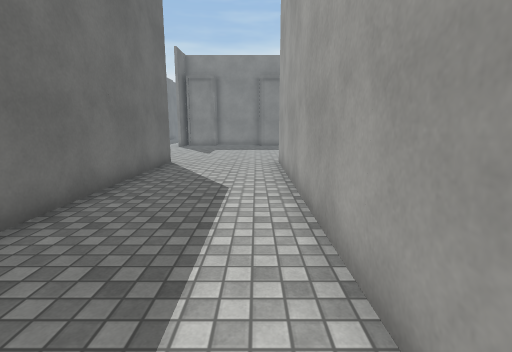
View 1 (above)

21 first-person views from a walk through a scene from a Unity 3-D project. The camera is 1.4 m above the floor, tilts 10° down and sees 85° across. The floor is counted in squares, 1 m on a side. Each view is taken from the middle of a square. On the plan, view 1 faces up. The plan holds only what a view shows up to about 14 squares ahead; the rest is blank. The place goes on beyond the plan. The player is left out. Surface patterns are stand-ins for the level's own textures.

View 2
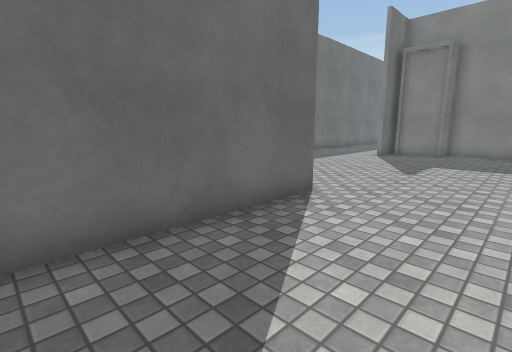

View 3
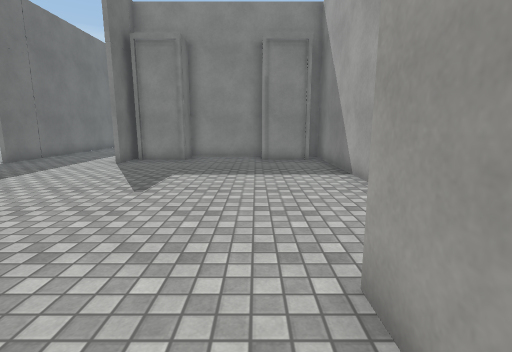

View 4
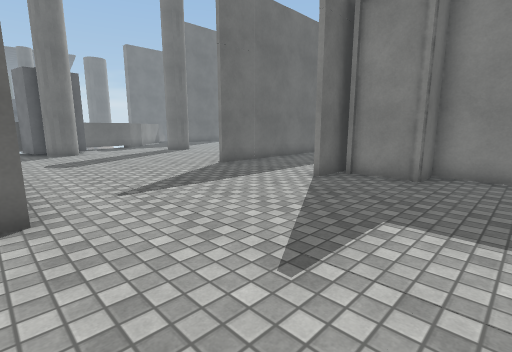

View 5
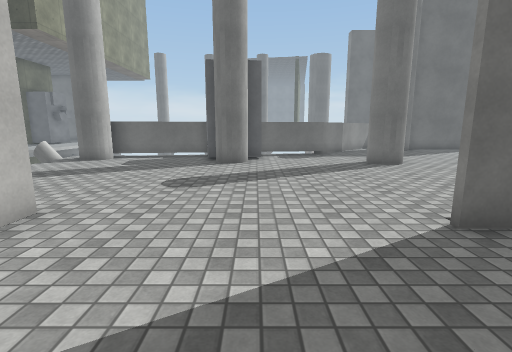

View 6
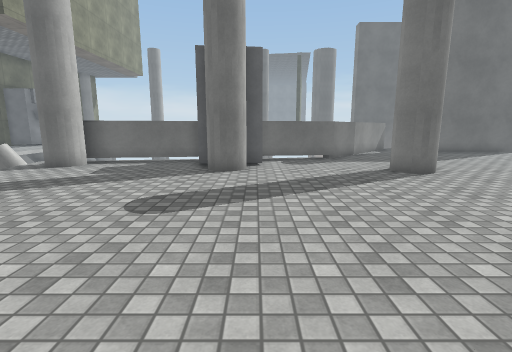

View 7
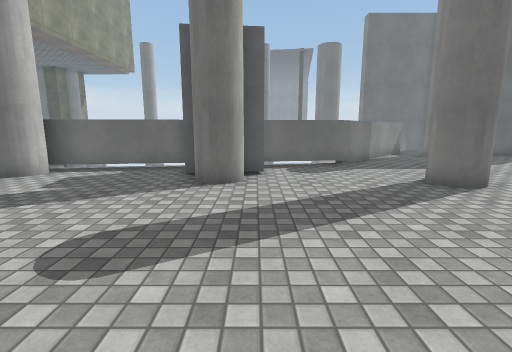

View 8
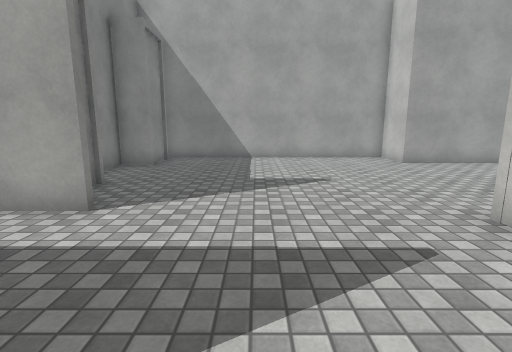

View 9
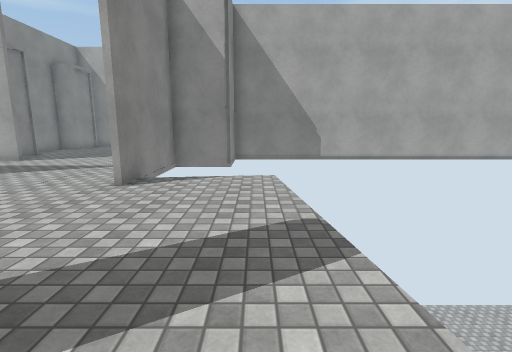

View 10
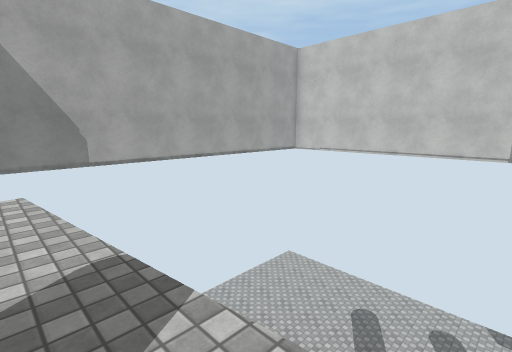

View 11
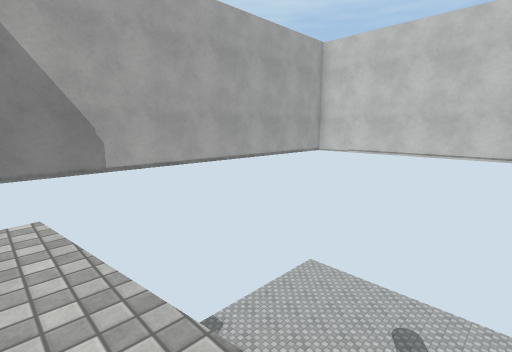

View 12
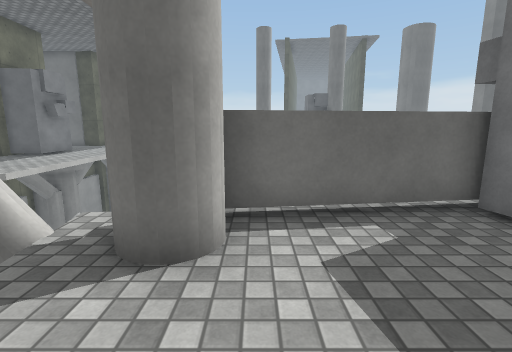

View 13
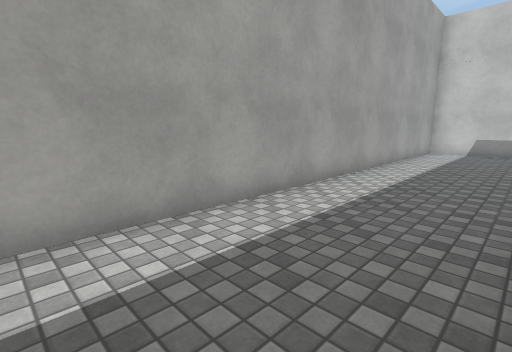

View 14
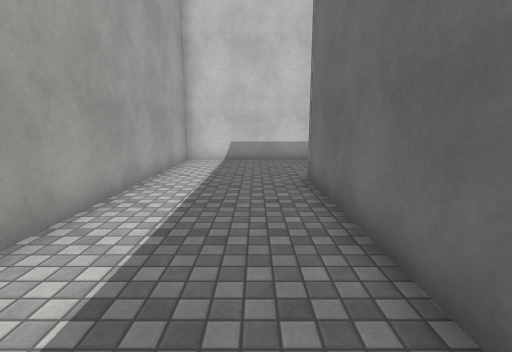

View 15
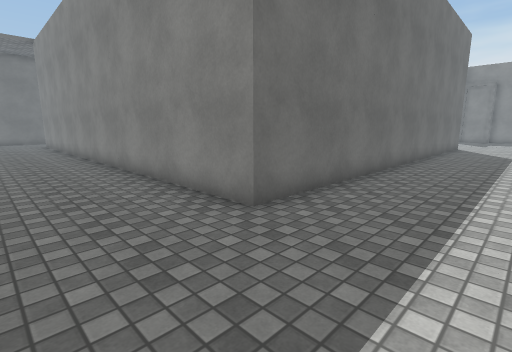

View 16
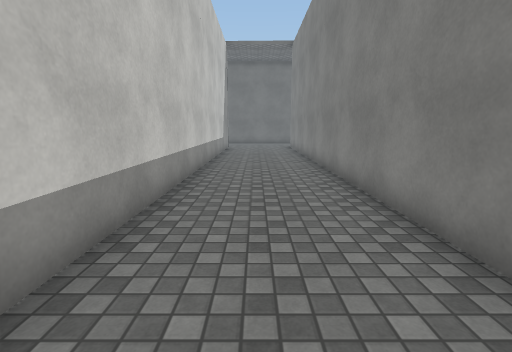

View 17
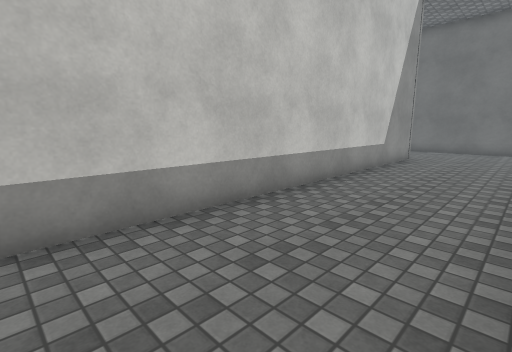

View 18
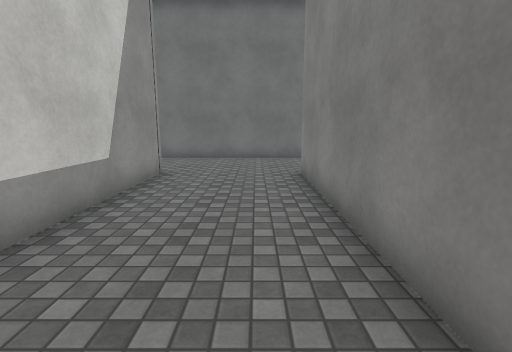

View 19
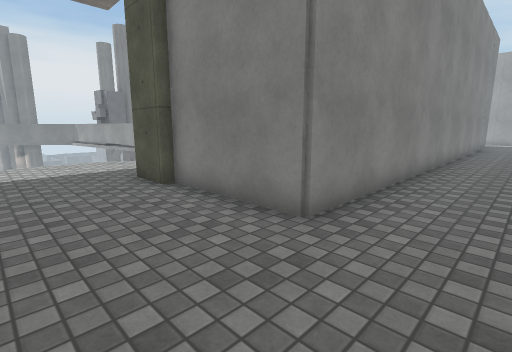

View 20
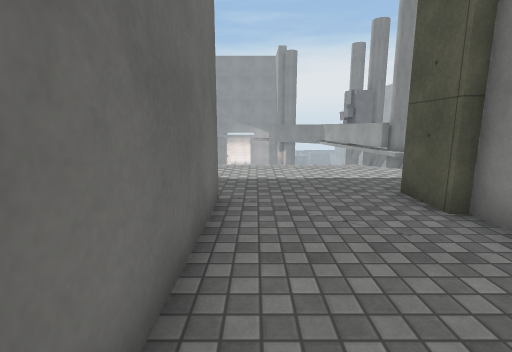

View 21
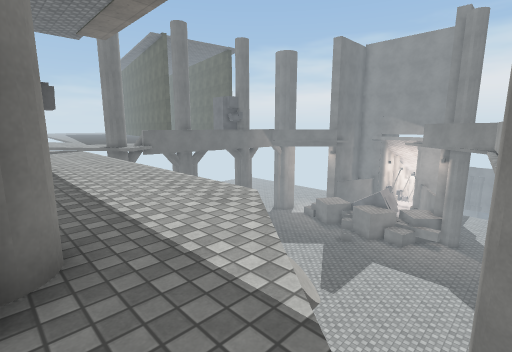

### Floor plan
Key: @ floor where view 1 was taken; # wall or solid block; . floor; v drop or lower ground; B bookshelf; C cylinder; O other object.
Columns run from 32 left of view 1 to 3 right of it. Each row starts with its distance up from view 1.
 23         ##.... ....   #..
 22          ##....#..... #... #B####B #
 21           v#..........#....BBB...BB#
 20            #..........#....#.......#
 19            ##......................#
 18            v#......................#
 17             # O....................#
 16             #  #...................#
 15            v#OO....................#
 14           vv#......................#
 13          vvv#.........#####........#
 12         vvvv#..........v  #........#
 11        vvvv v#.........v  v##....###
 10        vvv   ##........v    #....#
  9        vv    ......vvvvv    #....#
  8              CC             #....#
  7              CC             #....#
  6                             #....#
  5                             #....#
  4              #              #....#
  3 .........vv  v            vv#....#
  2 ...........v             vvv#....#
  1 ............v         vvvvvv#....#
  0  OOO.........        vvvvvvv#...@#
 -1   O#....###. .      vvvvvvvv#....#
 -2    ##...##         vvvvvv vv#....#
 -3     #....#        vvvvvv   v#....#
 -4     #....#       vvvvvv     #....#
 -5     #....#      vvvvvv      #....#
 -6     #....####################....#
 -7     #............................#
 -8     #............................#
 -9     #............................#
-10     #............................#
-11     #....#########################
-12     #..

Where each view was taken, in squares from view 1:
view 1: 0 up, 0 right, facing up
view 2: 6 up, 0 right, facing up-left
view 3: 9 up, 0 right, facing up
view 4: 13 up, 1 left, facing up-left
view 5: 17 up, 6 left, facing left
view 6: 17 up, 8 left, facing left
view 7: 17 up, 10 left, facing left
view 8: 17 up, 10 left, facing right
view 9: 10 up, 17 left, facing right
view 10: 10 up, 16 left, facing down-right
view 11: 10 up, 14 left, facing down-right
view 12: 11 up, 15 left, facing left
view 13: 6 up, 3 left, facing down-right
view 14: 1 up, 2 left, facing down
view 15: 10 down, 0 right, facing up-left
view 16: 9 down, 4 left, facing left
view 17: 7 down, 10 left, facing down-left
view 18: 8 down, 15 left, facing left
view 19: 9 down, 27 left, facing up-right
view 20: 7 down, 27 left, facing up
view 21: 1 down, 19 left, facing up-left
